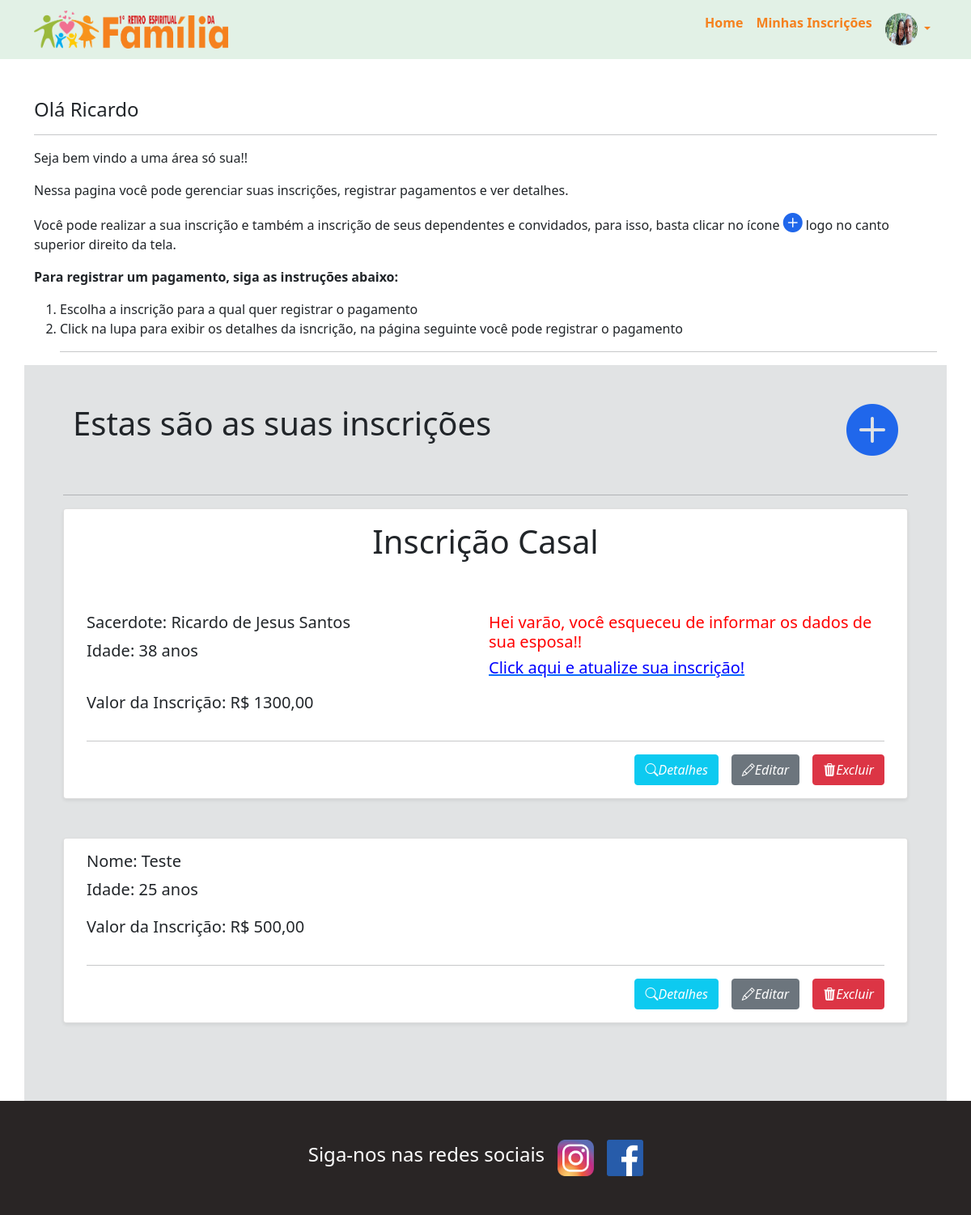
/inscricao/list/ (signed in), run on an earlier commit of the app's database.
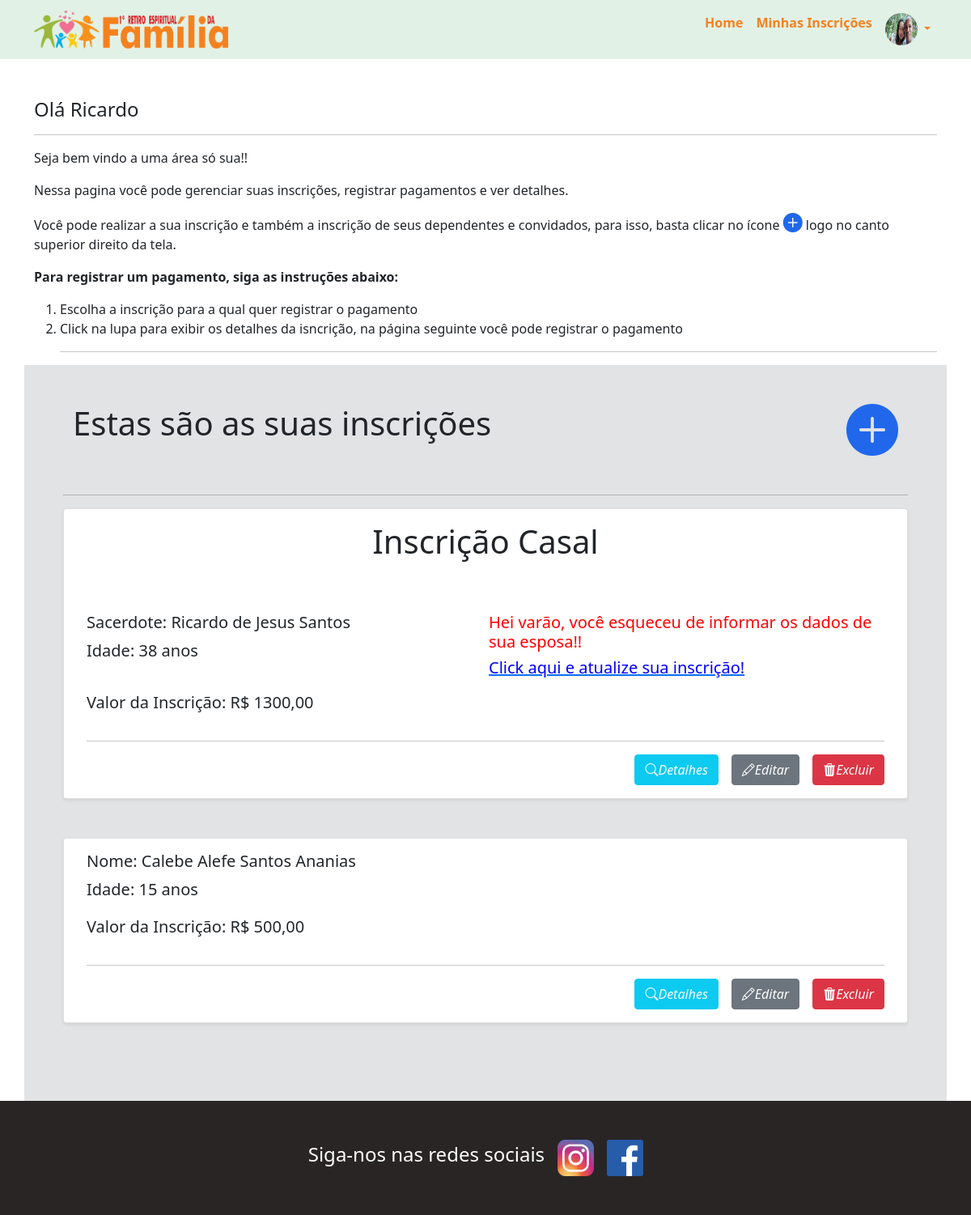
And on a later commit of the database.
### subscription/models.py (models this page shows, shortened)
class Inscricoes(models.Model):
    user = models.ForeignKey(User, on_delete=models.CASCADE, blank=True)
    nome_inscrito = models.CharField(max_length=50, verbose_name= 'Nome completo')
    conjuge = models.CharField(max_length=50, verbose_name= 'Nome do cônjuge', null=True, blank=True)
    idade = models.IntegerField(default=0)
    idade_conjuge = models.IntegerField(default=0, verbose_name= 'Idade do cônjuge', null=True, blank=True)
    dt_inscricao = models.DateTimeField(default=timezone.now, verbose_name= 'Data de inscrição', blank=True)
    telefone_1 = models.CharField(max_length=15, null=True, blank=True, verbose_name='Telefone 1')
    telefone_2 = models.CharField(max_length=15, null=True, blank=True, verbose_name='Telefone 2')
    email = models.EmailField(null=True, blank=True, verbose_name='E-mail')
    responsavel = models.CharField(max_length=50, verbose_name= 'Responsável', blank=True, default="-")
    cep = models.CharField(max_length=11, null=True, blank=True)
    logradouro = models.CharField(max_length=200, null=True, blank=True)
    numero = models.IntegerField(null=True, blank=True, default=0)
    complemento = models.CharField(max_length=50, null=True, blank=True)
    bairro = models.CharField(max_length=200, null=True, blank=True)
    cidade = models.CharField(max_length=200, null=True, blank=True)
    uf = models.CharField(max_length=100, null=True, blank=True)
    total_pago = models.DecimalField(max_digits=6, decimal_places=2, blank=True, default=0.0)
    RESPONSAVEL_CHOICES = (
        ("Pai", "Pai"),
        ("Mãe", "Mãe"),
        ("Responsável legal", "Responsavel legal")
    )
    parentesco_responsável = models.CharField(max_length=50, choices = RESPONSAVEL_CHOICES, blank= True, null=True, verbose_name= 'Parentesco')
    ESTADO_CIVIL_CHOICES = (
        ("Casado", "Casado"),
        ("Solteiro", "Solteiro"),
        ("Namorando", "Namorando")
    )
    estado_civil = models.CharField(max_length=20, choices = ESTADO_CIVIL_CHOICES )
    valor_inscricao = models.DecimalField(max_digits=6, decimal_places=2, blank=True)
    STATUS_CHOICES = (
        ("Pago", "Pago"),
        ("Pagamento parcelado", "Pagamento parcelado"),
    )
    status = models.CharField(max_length=50, choices = STATUS_CHOICES,  default="Pagamento parcelado", blank= True)
    class Meta:
        verbose_name = 'Inscrição'
        verbose_name_plural = 'Inscrições'

### subscription/views.py (the view)
# urls.py: path('list/', list_incricao, name='incricoes_list'),
@login_required()
def list_incricao(request):
    inscricoes = Inscricoes.objects.filter(user=request.user)
    return render(request, 'inscricoes_list.html', {'inscricoes': inscricoes })

### subscription/templates/inscricoes_list.html (shortened to what this page needs)
{% extends 'partials/base.html' %}
{% load static %}
{% block main %}
<div class="container pt-5">
    <h4>Olá {{user.username}}</h4>
    <hr>
    <p style="text-align: justify;">Seja bem vindo a uma área só sua!!</p>
    <p style="text-align: justify;">Nessa pagina você pode gerenciar suas inscrições, registrar pagamentos e ver
        detalhes.</p>
    <p>Você pode realizar a sua inscrição e também a inscrição de seus dependentes e convidados, para isso, basta clicar
        no ícone <i class="bi bi-plus-circle-fill" style="font-size: 1.5rem; color: #2067eb;"></i> logo no canto
        superior direito da tela.</p>
    <p><b>Para registrar um pagamento, siga as instruções abaixo:</b></p>
    <ol>
        <li>Escolha a inscrição para a qual quer registrar o pagamento</li>
        <li>Click na lupa para exibir os detalhes da isncrição, na página seguinte você pode registrar o
            pagamento</li>
        <hr>
    </ol>
    <div class="row jumbotron p-5">
        <div class="container d-flex justify-content-between mb-5 ">
            <h4 class="display-6">Estas são as suas inscrições</h4>
            <a href="{% url 'inscrever'%}"> <i class="bi bi-plus-circle-fill"></i>
            </a>
        </div>
        <hr>
        {% for i in inscricoes %}
        <div class="card mb-5 shadow-sm">
            <div class="card-body">
                {% if i.estado_civil == 'Casado' %}
                <div class="row">
                    <div class="d-flex justify-content-center mb-5 gap-3">
                        <p class="display-6 ">Inscrição Casal</p>
                    </div>
                </div>
                <div class="row g-2">
                    <div class="col-md-6">
                        <h5 class="card-title">Sacerdote: {{i.nome_inscrito }}</h5>
                        <p class="lead"><b>Idade: </b> {{i.idade }} anos</p>
                    </div>
                    {% if i.conjuge %}
                    <div class="col-md-6">
                        <h5 class="card-title">Esposa virtuosa: {{i.conjuge }}</h5>
                        <p class="lead"><b>Idade: </b> {{i.idade_conjuge }} anos</p>
                    </div>
                    {% else %}
                    <div class="col-md-6">
                        <h5 class="card-title a_pagar">Hei varão, você esqueceu de informar os dados de sua esposa!!
                        </h5>
                        <a href="{% url 'atualizar' i.id %}">
                            <h5 class="card-title pago">Click aqui e atualize sua inscrição!</h5>
                        </a>
                    </div>
                    {% endif %}
                    <p class="lead"><b>Valor da Inscrição: R$ </b> {{i.valor_inscricao }}</p>
                </div>
                {% else %}
                <div class="row g-2">
                    <div class="col-md-6">
                        <h5 class="card-title">Nome: {{i.nome_inscrito }}</h5>
                        <p class="lead"><b>Idade: </b> {{i.idade }} anos</p>
                        <p class="lead"><b>Valor da Inscrição: R$ </b> {{i.valor_inscricao }}</p>
                    </div>
                </div>
                {% endif %}
                <hr>
                <div class="d-flex justify-content-end gap-3">
                    <a href="{% url 'incricoes_detalhe' i.id %}" class="btn btn-info"><i class="bi bi-search"
                            style="color: #fefefe;">Detalhes</i></a>
                    <a href="{% url 'atualizar' i.id %}" class="btn btn-secondary"><i class="bi bi-pencil"
                            style="color: #fefefe;">Editar</i></a>
                    <a href="{% url 'incricoes_delete' i.id %}" class="btn btn-danger"><i class="bi bi-trash3-fill"
                            style="color: #fefefe;">Excluir</i></a>
                </div>
            </div>
        </div>
        {% endfor %}
    </div>
</div>
{% endblock %}

What changed in the data, as far as the page shows it:
removed Inscricoes: nome_inscrito "Teste", idade "25", valor_inscricao "500,00"
added Inscricoes: nome_inscrito "Calebe Alefe Santos Ananias", idade "15", valor_inscricao "500,00"
